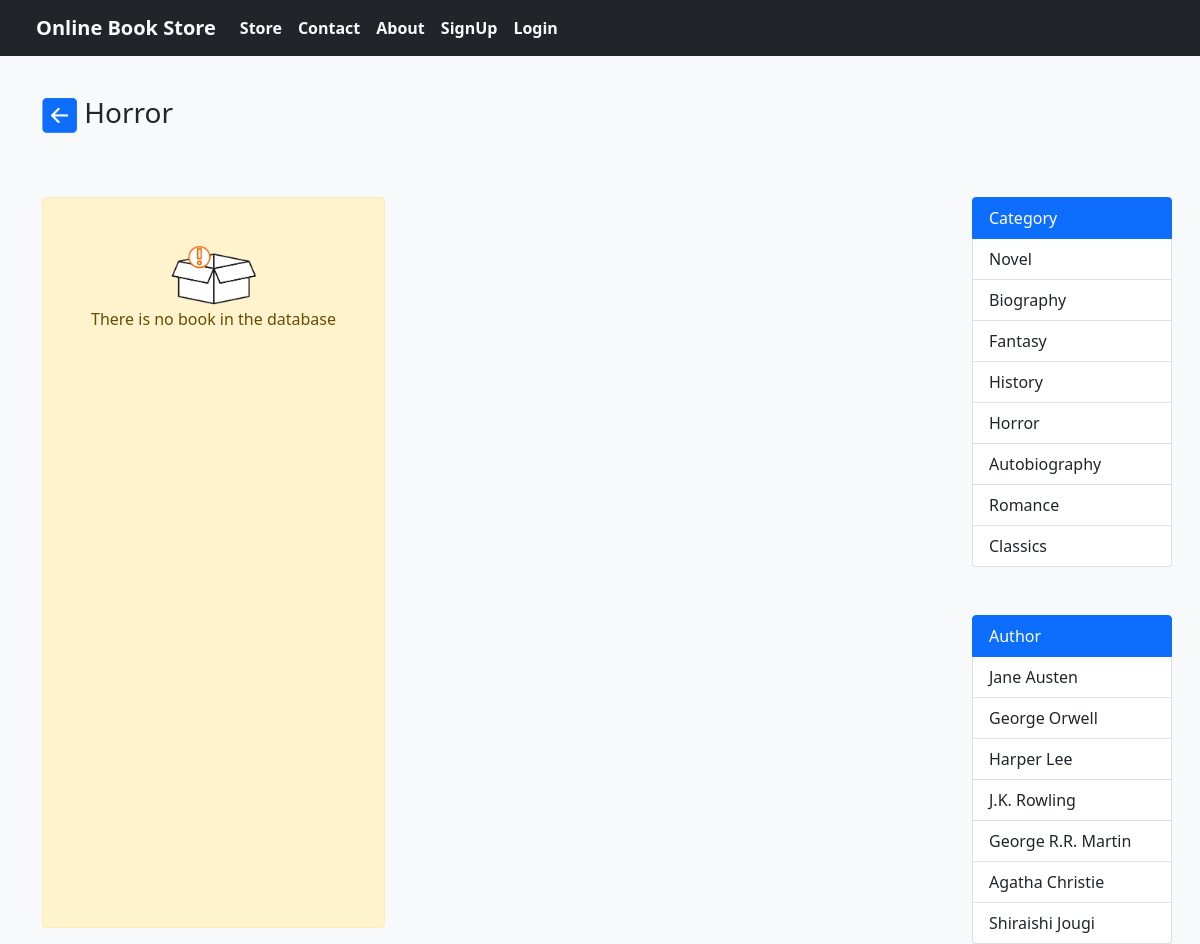
Before: /category.php?id=5 with the older database file.
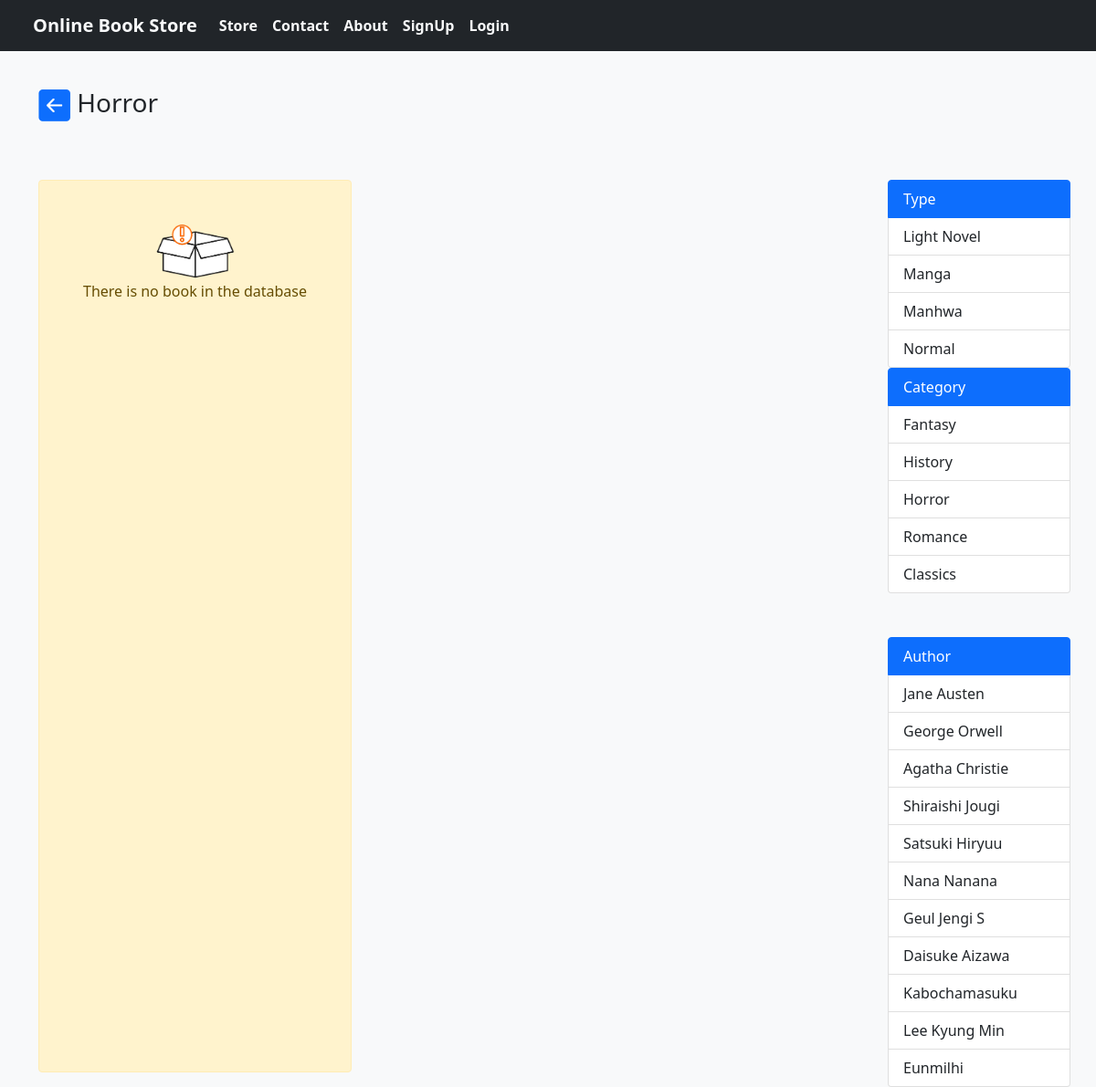
After: the same page with the newer database file.
### tables this page shows
CREATE TABLE `categories` (
  `id` int(11) NOT NULL,
  `name` varchar(255) NOT NULL
);

CREATE TABLE `authors` (
  `id` int(11) NOT NULL,
  `name` varchar(255) NOT NULL
);

CREATE TABLE `types` (
  `id` int(11) NOT NULL,
  `name` varchar(255) NOT NULL
);

### php/func-category.php (called while the page is built)
<?php
function get_all_categories($con){
   $sql  = "SELECT * FROM categories";
   $stmt = $con->prepare($sql);
   $stmt->execute();
   if ($stmt->rowCount() > 0) {
   	  $categories = $stmt->fetchAll();
   }else {
      $categories = 0;
   }
   return $categories;
}
function get_category($con, $id){
   $sql  = "SELECT * FROM categories WHERE id=?";
   $stmt = $con->prepare($sql);
   $stmt->execute([$id]);
   if ($stmt->rowCount() > 0) {
   	  $category = $stmt->fetch();
   }else {
      $category = 0;
   }
   return $category;
}

### php/func-book.php (called while the page is built, shortened)
<?php
function get_books_by_category($con, $id){
   $sql  = "SELECT * FROM books WHERE category_id=?";
   $stmt = $con->prepare($sql);
   $stmt->execute([$id]);
   if ($stmt->rowCount() > 0) {
        $books = $stmt->fetchAll();
   }else {
      $books = 0;
   }
   return $books;
}

### php/func-author.php (called while the page is built, shortened)
<?php
function get_all_author($con){
   $sql  = "SELECT * FROM authors";
   $stmt = $con->prepare($sql);
   $stmt->execute();
   if ($stmt->rowCount() > 0) {
   	  $authors = $stmt->fetchAll();
   }else {
      $authors = 0;
   }
   return $authors;
}

### php/func-types.php (called while the page is built, shortened)
<?php
function get_all_types($con){
   $sql  = "SELECT * FROM types";
   $stmt = $con->prepare($sql);
   $stmt->execute();
   if ($stmt->rowCount() > 0) {
   	  $categories = $stmt->fetchAll();
   }else {
      $categories = 0;
   }
   return $categories;
}

### category.php (the view, shortened to what this page needs)
<?php
$id = $_GET['id'];
include "db_conn.php";
include "php/func-book.php";
$books = get_books_by_category($conn, $id);
include "php/func-author.php";
$authors = get_all_author($conn);
include "php/func-types.php";
$types = get_all_types($conn);
include "php/func-category.php";
$categories = get_all_categories($conn);
$current_category = get_category($conn, $id);
include "css/style-bookstore.php";
 ?>
<!DOCTYPE html>
<html lang="en">
<head>
	<link href="https://cdn.jsdelivr.net/npm/bootstrap@5.1.1/dist/css/bootstrap.min.css" rel="stylesheet">
</head>
<body class="bg-light">
	<div class="container">
	<div class = "row">
			<nav class="navbar navbar-expand-lg navbar-light bg-dark fixed-top">
			<div class="container-fluid">
				<a class="navbar-brand text-light fw-bolder" href="index.php">Online Book Store</a>
				<div class="collapse navbar-collapse"
					id="navbarSupportedContent">
				<ul class="navbar-nav me-auto mb-2 mb-lg-0">
					<li class="nav-item">
					<a class="nav-link text-light rounded fw-bolder active"
						aria-current="page"
						href="index.php">Store</a>
					</li>
					<li class="nav-item">
					<a class="nav-link text-light rounded fw-bolder"
						href="#">Contact</a>
					</li>
					<li class="nav-item">
					<a class="nav-link text-light rounded fw-bolder"
						href="#">About</a>
					</li>
					<li class="nav-item">
					<?php if (isset($_SESSION['user_id'])) {?>
						<a class="nav-link text-light rounded fw-bolder"
						href="logoutCustomer.php">Logout</a>
					<?php } else {?>
					<a class="nav-link text-light rounded fw-bolder"
						href="signup.php">SignUp</a>
					<?php }?>
					</li>
					<li class="nav-item">
					<?php if (isset($_SESSION['user_id'])) {?>
						<a class="nav-link text-light rounded fw-bolder"
						href="#">Profile</a>
					<?php } else {?>
					<a class="nav-link text-light rounded fw-bolder"
						href="loginCustomer.php">Login</a>
					<?php }?>
					</li>
				</ul>
				</div>
			</div>
			</nav>
		</div>
		<div class = "row g-0 mt-5">
			<h1 class="display-4 fs-3 my-5">
				<a href="index.php"
				class="nd">
					<img src="img/back-arrow.PNG"
						width="35">
				</a>
			<?=$current_category['name']?>
			</h1>
			<div class="d-flex pt-3">
				<?php if ($books == 0){ ?>
					<div class="alert alert-warning
							text-center p-5"
					role="alert">
					<img src="img/empty.png"
						width="100">
					<br>
					There is no book in the database
				</div>
			<?php } ?>
				<div class="col-lg-2 ms-auto">
					<div class="category">
						<div class="list-group">
							<?php if ($types == 0) {
							} else {?>
							<a href="#"
							class="list-group-item list-group-item-action active">Type</a>
							<?php foreach ($types as $type) {?>
							<a href="type.php?id=<?=$type['id']?>"
								class="list-group-item list-group-item-action">
								<?=$type['name']?></a>
							<?php }}?>
						</div>
						<div class="list-group">
							<?php if ($categories == 0){
							}else{ ?>
							<a href="#"
							class="list-group-item list-group-item-action active">Category</a>
							<?php foreach ($categories as $category ) {?>
							<a href="category.php?id=<?=$category['id']?>"
								class="list-group-item list-group-item-action">
								<?=$category['name']?></a>
							<?php } } ?>
						</div>
						<div class="list-group mt-5">
							<?php if ($authors == 0){
							}else{ ?>
							<a href="#"
							class="list-group-item list-group-item-action active">Author</a>
							<?php foreach ($authors as $author ) {?>
							<a href="author.php?id=<?=$author['id']?>"
								class="list-group-item list-group-item-action">
								<?=$author['name']?></a>
							<?php } } ?>
						</div>
					</div>
				</div>
			</div>
		</div>
	</div>
</body>
</html>

### css/style-bookstore.php
<link href="css/Bookstore.css" rel="stylesheet" type = "text/css">

### css/Bookstore.css (style rules this page uses)
.category .list-group { width: 200px; }
.nd { text-decoration: none; }

Changed rows visible on the page:
removed categories: name "Novel"
removed categories: name "Biography"
removed categories: name "Autobiography"
removed authors: name "Harper Lee"
removed authors: name "J.K. Rowling"
removed authors: name "George R.R. Martin"
added types: name "Light Novel"
added types: name "Manga"
added types: name "Manhwa"
added types: name "Normal"
added authors: name "Satsuki Hiryuu"
added authors: name "Nana Nanana"
added authors: name "Geul Jengi S"
added authors: name "Daisuke Aizawa"
added authors: name "Kabochamasuku"
added authors: name "Lee Kyung Min"
added authors: name "Eunmilhi"
Other visible differences:
text now shown: "Type"
